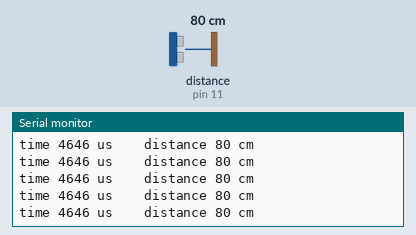
A sketch run on a simulated Arduino Uno, built with avr-gcc and run on an emulated ATmega328P. Shown: the last lines printed to the serial monitor. Wiring (inferred from the names in the program): ultrasonic range finder: trigger pin 10; echo pin 11. The test bench sets the inputs (shaded band); at power-on: distance to the obstacle (sensor on pin 11) 80 cm. The echo pulse lasts 58.3 µs per cm.

Above: at 1.2 s.
1.3 s: distance to the obstacle (sensor on pin 11) set to 18 cm
At 1.6 s:
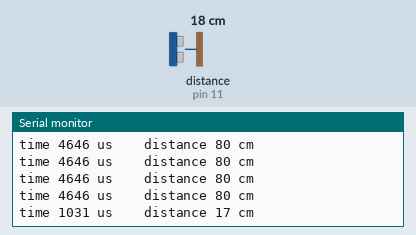
4.3 s: distance to the obstacle (sensor on pin 11) set to 2 cm
At 4.43 s:
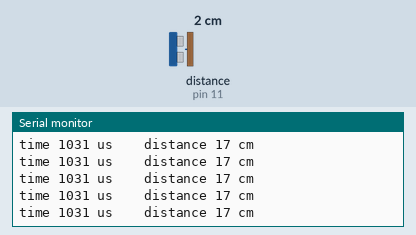
Timing chart, 0 to 7.3 s (numbered marks = the images above; inputs shaded):
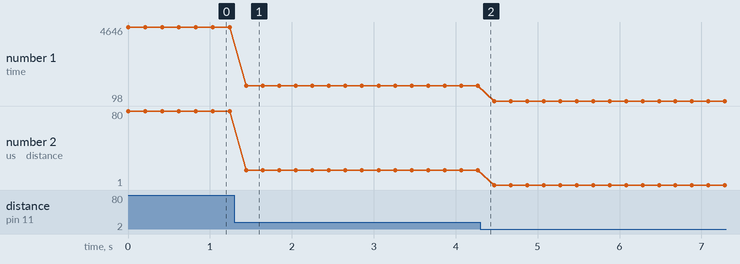

The sketch:

b7_01_ping_given.ino
```cpp
// ==================================================================
//   BAND 7, PART 3  -  MEASURE A DISTANCE
//
//   WHAT IT DOES
//     Prints the distance to whatever is in front of the sensor,
//     in centimetres, about five times a second.
//
//   WIRING
//     HC-SR04 has four pins, printed on the board itself.
//       VCC  -> 5V
//       Trig -> pin 10
//       Echo -> pin 11   (BUT pin 9 if you have a BARE 16-pin
//                         screen, which needs pin 11 for itself.
//                         Band 7 Part 6b tells you when to move it.)
//       GND  -> GND
//
//     Put the sensor in the breadboard so it stands up and its two
//     silver eyes face the way you want to measure. It will not sit
//     across the middle channel, so put all four legs in one block,
//     columns 20 to 23, rows f to j.
//       Wire j20 to 5V, j21 to pin 10, j22 to pin 11, j23 to GND.
//
//   HOW IT WORKS
//     You give Trig a very short pulse. The sensor sends a click
//     you cannot hear. Then it makes Echo go HIGH and keeps it
//     HIGH until the click comes back.
//
//     So the LENGTH OF TIME Echo stays HIGH is your measurement.
//     pulseIn waits and hands you that length, in millionths of a
//     second, which are called microseconds.
//
//   THE ARITHMETIC
//     Sound travels about 1 cm every 29 microseconds.
//     Your click went to the wall AND came back, so it covered the
//     distance twice.
//
//       distance in cm = microseconds / 29 / 2
//
//     Nothing here is a magic number. 29 is the speed of sound in
//     air, upside down. 2 is because it went and came back.
//
//   WHEN IT READS 0
//     Nothing came back within the time limit. Either there is
//     nothing in range, or the surface is soft, or it is at an
//     angle that bounces the click away from the sensor. 0 means
//     "I did not hear anything", not "zero centimetres".
// ==================================================================

int trigPin = 10;
int echoPin = 11;

void setup() {
  pinMode(trigPin, OUTPUT);
  pinMode(echoPin, INPUT);
  Serial.begin(9600);
}

void loop() {
  // A clean 10 microsecond pulse on Trig starts a measurement.
  digitalWrite(trigPin, LOW);
  delayMicroseconds(2);
  digitalWrite(trigPin, HIGH);
  delayMicroseconds(10);
  digitalWrite(trigPin, LOW);

  // Wait for the echo. Give up after 25000 microseconds, which is
  // about 4 metres, so a missing echo does not freeze the board.
  unsigned long microseconds = pulseIn(echoPin, HIGH, 25000);

  long cm = microseconds / 29 / 2;

  Serial.print("time ");
  Serial.print(microseconds);
  Serial.print(" us    distance ");
  Serial.print(cm);
  Serial.println(" cm");

  delay(200);
}
```

Measured:
- after the input at 1.3 s, the serial monitor: prints a new line after 0.14 s (image 1)
- plotted number 1: 4646 → 1031 after the input at 1.3 s, 1031 → 98 after the input at 4.3 s
- plotted number 2: 80 → 17 after the input at 1.3 s, 17 → 1 after the input at 4.3 s
